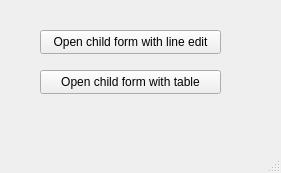
<?xml version="1.0" encoding="UTF-8"?>
<ui version="4.0">
 <class>MainWindow</class>
 <widget class="QMainWindow" name="MainWindow">
  <property name="geometry">
   <rect>
    <x>0</x>
    <y>0</y>
    <width>281</width>
    <height>173</height>
   </rect>
  </property>
  <property name="windowTitle">
   <string>MainWindow</string>
  </property>
  <widget class="QWidget" name="centralwidget">
   <widget class="QPushButton" name="btnOpenSecForm">
    <property name="geometry">
     <rect>
      <x>40</x>
      <y>30</y>
      <width>181</width>
      <height>24</height>
     </rect>
    </property>
    <property name="text">
     <string>Open child form with line edit</string>
    </property>
   </widget>
   <widget class="QPushButton" name="btnOpenThirdForm">
    <property name="geometry">
     <rect>
      <x>40</x>
      <y>70</y>
      <width>181</width>
      <height>24</height>
     </rect>
    </property>
    <property name="text">
     <string>Open child form with table</string>
    </property>
   </widget>
  </widget>
  <widget class="QMenuBar" name="menubar">
   <property name="geometry">
    <rect>
     <x>0</x>
     <y>0</y>
     <width>281</width>
     <height>22</height>
    </rect>
   </property>
  </widget>
  <widget class="QStatusBar" name="statusbar"/>
 </widget>
 <resources/>
 <connections/>
</ui>
